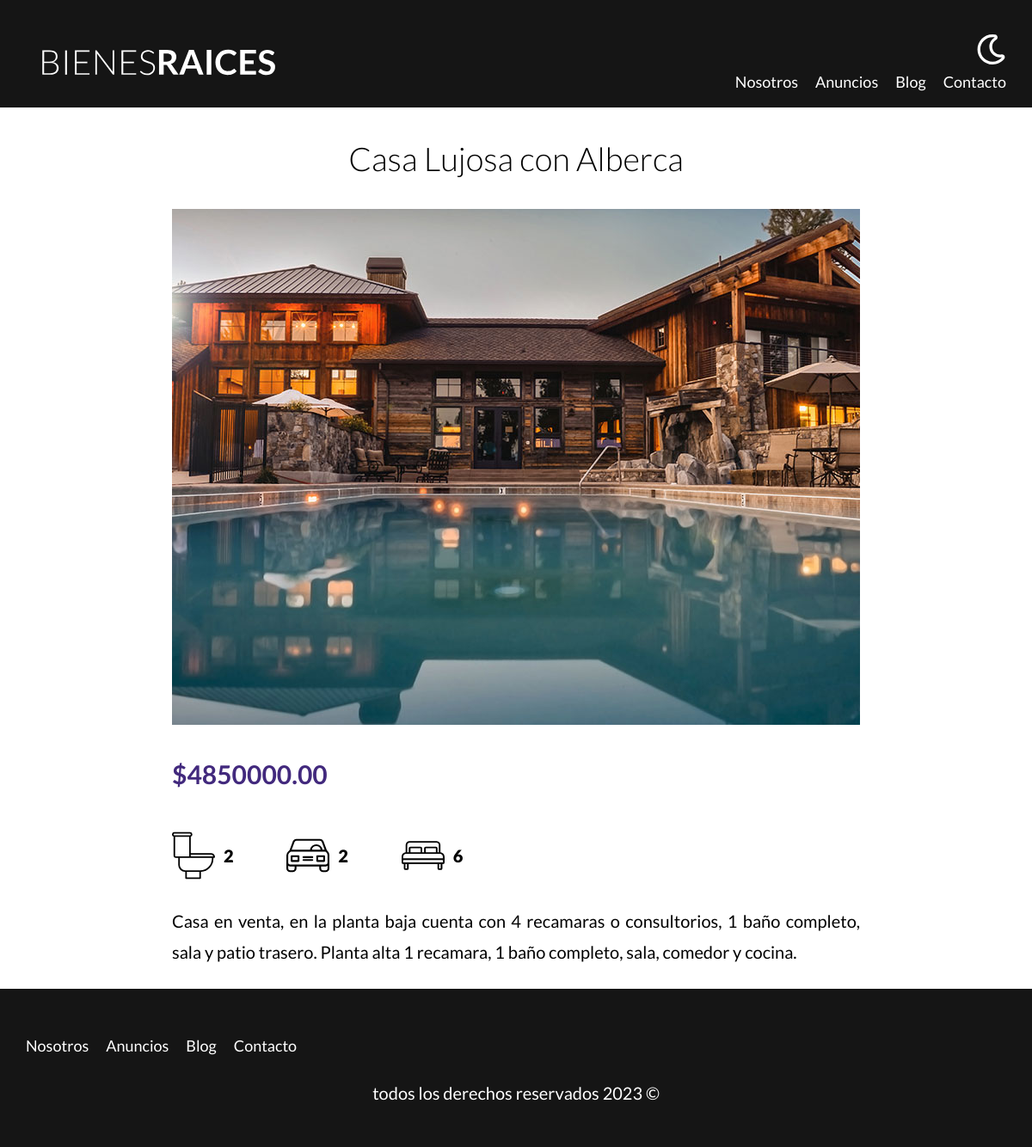
The page /anuncio.php?id=8 on the database as committed earlier.
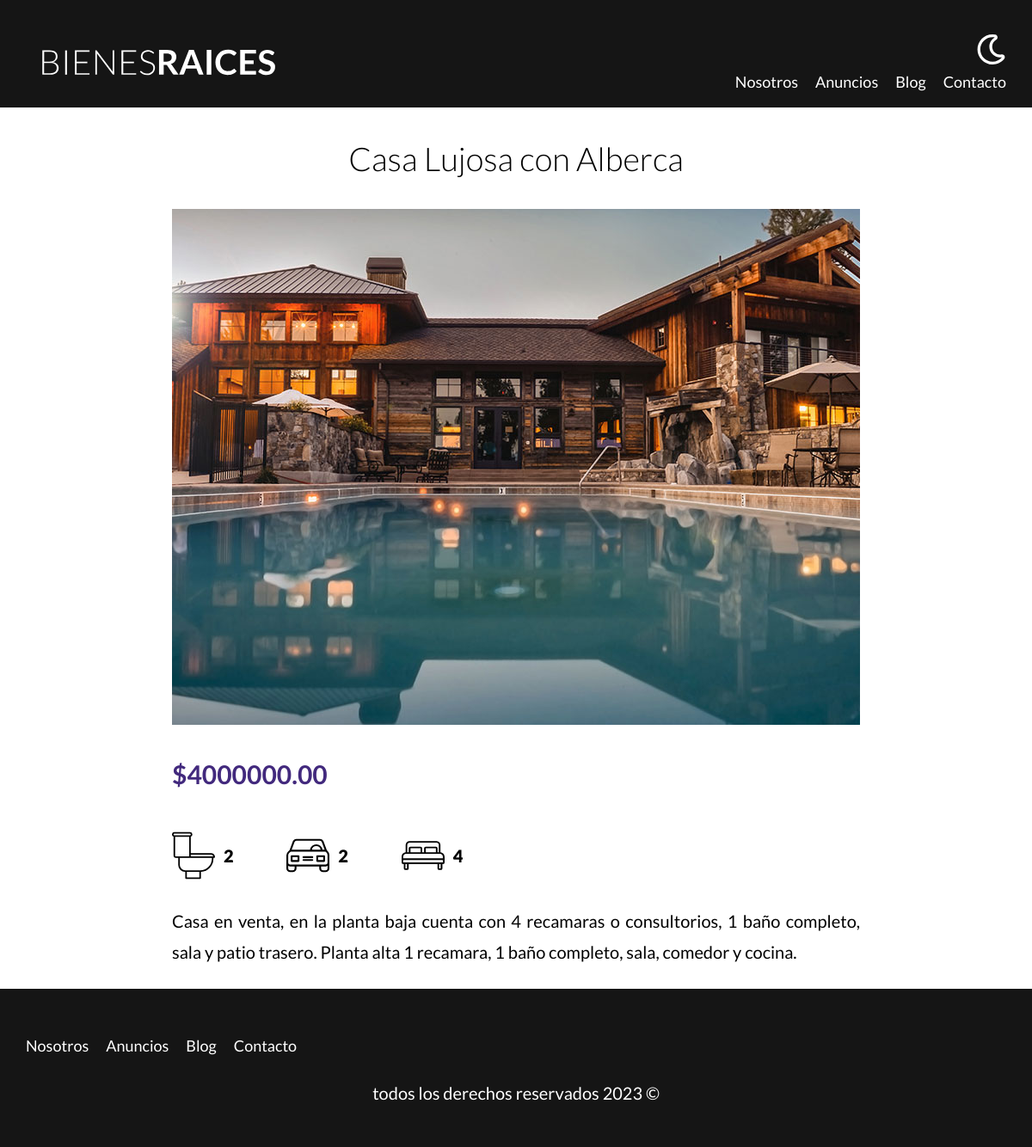
The same page on the database as committed later.
### tables this page shows
CREATE TABLE `propiedades` (
  `id` int NOT NULL AUTO_INCREMENT,
  `nombre` varchar(45) DEFAULT NULL,
  `precio` decimal(10,2) DEFAULT NULL,
  `imagen` varchar(200) DEFAULT NULL,
  `descripcion` longtext,
  `habitaciones` int DEFAULT NULL,
  `wc` int DEFAULT NULL,
  `estacionamiento` int DEFAULT NULL,
  `creado` date DEFAULT NULL,
  `vendedores_id` int NOT NULL,
  PRIMARY KEY (`id`),
  KEY `fk_propiedades_vendedores_idx` (`vendedores_id`),
  CONSTRAINT `fk_propiedades_vendedores` FOREIGN KEY (`vendedores_id`) REFERENCES `vendedores` (`id`)
);

### includes/functions.php (called while the page is built, shortened)
<?php
function includeTemplate(string $template, bool $inicio = false) {
    include TEMPLATES_URL."/{$template}.php";
}

### anuncio.php (the view, shortened to what this page needs)
<?php
    $id = $_GET['id'];
    $id = filter_var($id, FILTER_VALIDATE_INT);
    $db = connectDB();
    $query = "SELECT * FROM propiedades WHERE id = {$id}";
    $result = mysqli_query($db, $query);
    $property = mysqli_fetch_assoc($result);
    require 'includes/functions.php';
    includeTemplate('header');
?>
    <main class="container section content-center">
        <h1><?php echo $property['nombre']?></h1>
            <img loading="lazy" src="/img/<?php echo $property['imagen']?>" alt="property image">
        <div class="property-summary">
            <p class="price">$<?php echo $property['precio']?></p>
            <ul class="details-icons">
                <li>
                    <img loading="lazy" src="build/img/icono_wc.svg" alt="wc icon">
                    <p><?php echo $property['wc']?></p>
                </li>
                <li>
                    <img loading="lazy" src="build/img/icono_estacionamiento.svg" alt="parking icon">
                    <p><?php echo $property['estacionamiento']?></p>
                </li>
                <li>
                    <img loading="lazy" src="build/img/icono_dormitorio.svg" alt="room icon">
                    <p><?php echo $property['habitaciones']?></p>
                </li>
            </ul>
            <p><?php echo $property['descripcion']?></p>
        </div>
    </main>
<?php
    includeTemplate('footer');
?>

### includes/templates/header.php (shortened to what this page needs)
<!DOCTYPE html>
<html lang="en">
<head>
    <link rel="stylesheet" href="/build/css/app.css">
</head>
<body>
    <header class="header <?php echo $inicio ? 'inicio' : ''; ?>">
        <div class="container header-content">
            <div class="bar">
                <a href="/index.php">
                    <img src="/build/img/logo.svg" alt="logo image">
                </a>
                <div class="nav-container">
                    <img class="btn-dark-mode" src="/build/img/dark-mode.svg">
                    <nav class="nav">
                        <a href="/nosotros.php">nosotros</a>
                        <a href="/anuncios.php">anuncios</a>
                        <a href="/blog.php">blog</a>
                        <a href="/contacto.php">contacto</a>
                    </nav>
                </div>
            </div>
        </div>
    </header>

### includes/templates/footer.php (shortened to what this page needs)
<footer class="footer section">
        <div class="container footer-content">
            <nav class="nav">
                <a href="/nosotros.php">nosotros</a>
                <a href="/anuncios.php">anuncios</a>
                <a href="/blog.php">blog</a>
                <a href="/contacto.php">contacto</a>
            </nav>
        </div>
        <p class="copyright">todos los derechos reservados <?php echo date('Y'); ?> &copy;</p>
    </footer>
</body>
</html>

### build/css/app.css (style rules this page uses)
html { -webkit-text-size-adjust:100%;line-height:1.15 }
body { margin:0 }
main { display:block }
h1 { font-size:2em;margin:.67em 0 }
a { background-color:transparent }
img { border-style:none }
html { box-sizing:border-box;font-size:62.5% }
*,:after,:before { box-sizing:inherit }
body { font-family:Lato,sans-serif;font-size:1.6rem;line-height:1.8 }
p { color:#000;font-size:2rem }
.container { margin:0 auto;max-width:120rem;width:95% }
a { text-decoration:none }
img,picture { display:block;width:100% }
h1,h2,h3 { font-family:Lato,sans-serif;font-weight:300;margin:2.5rem 0;text-align:center }
h1 { font-size:3.8rem }
.section { margin-bottom:2.5rem;margin-top:2.5rem }
.content-center { max-width:80rem }
.footer { background-color:#151515;margin-bottom:0;padding:2.5rem 0 }
.footer .footer-content { padding-top:2.5rem }
.footer .nav { height:auto;opacity:1;transform:translateY(0) }
.footer .copyright { color:#fff;text-align:center }
.header { background-color:#151515;padding:1rem 0 3rem }
.header-content { display:flex;flex-direction:column;justify-content:space-between }
.bar { align-items:center;display:flex;flex-direction:column;padding-top:3rem }
@media (min-width:768px) { .bar { align-items:flex-end;flex-direction:row;justify-content:space-between } }
.nav-container { align-items:center;display:flex;flex-direction:column }
@media (min-width:768px) { .nav-container { align-items:flex-end } }
.nav-container .btn-dark-mode { filter:invert(100%);margin-bottom:2rem;margin-top:3rem;width:3.5rem }
@media (min-width:768px) { .nav-container .btn-dark-mode { margin-top:0 } }
.nav { height:0;opacity:0;transform:translateY(-300%) }
@media (min-width:768px) { .nav { align-items:center;display:flex;opacity:1;transform:translateY(0) } }
.nav a { color:#fff;display:block;font-size:2.2rem;text-align:center;text-decoration:none;text-transform:capitalize }
@media (min-width:768px) { .nav a { font-size:1.8rem;margin-right:2rem } }
@media (min-width:768px) { .nav a:last-of-type { margin-right:0 } }
.price { color:#42297d;font-size:3rem;font-weight:700 }
.details-icons { display:flex;list-style:none;max-width:40rem;padding:0 }
.details-icons li { display:flex;flex:1 }
.details-icons li img { flex:0 0 5rem;margin-right:1rem }
.details-icons li p { font-weight:900 }
.property-summary p { text-align:justify }

Rows that differ between the two databases and show on the page:
changed propiedades "Casa Lujosa con Alberca": precio "4850000.00" → "4000000.00"; habitaciones "6" → "4"
